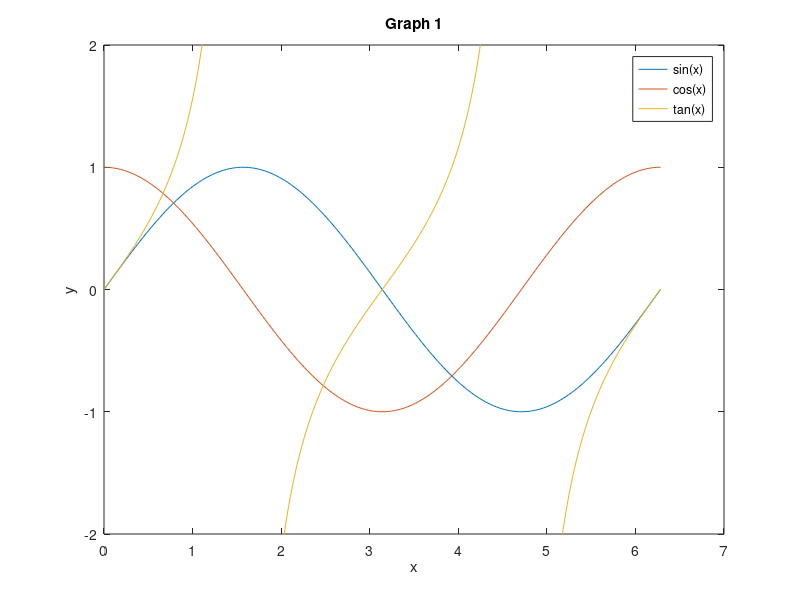

The MATLAB script that drew this image:
% Problem 5
x=0:pi/100:2*pi;
y1=sin(x);
y2=cos(x);
y3=tan(x);

plot(x,y1,x,y2,x,y3)
ylim([-2 2]);
legend('sin(x)','cos(x)','tan(x)')
title('Graph 1')
xlabel('x')
ylabel('y')
